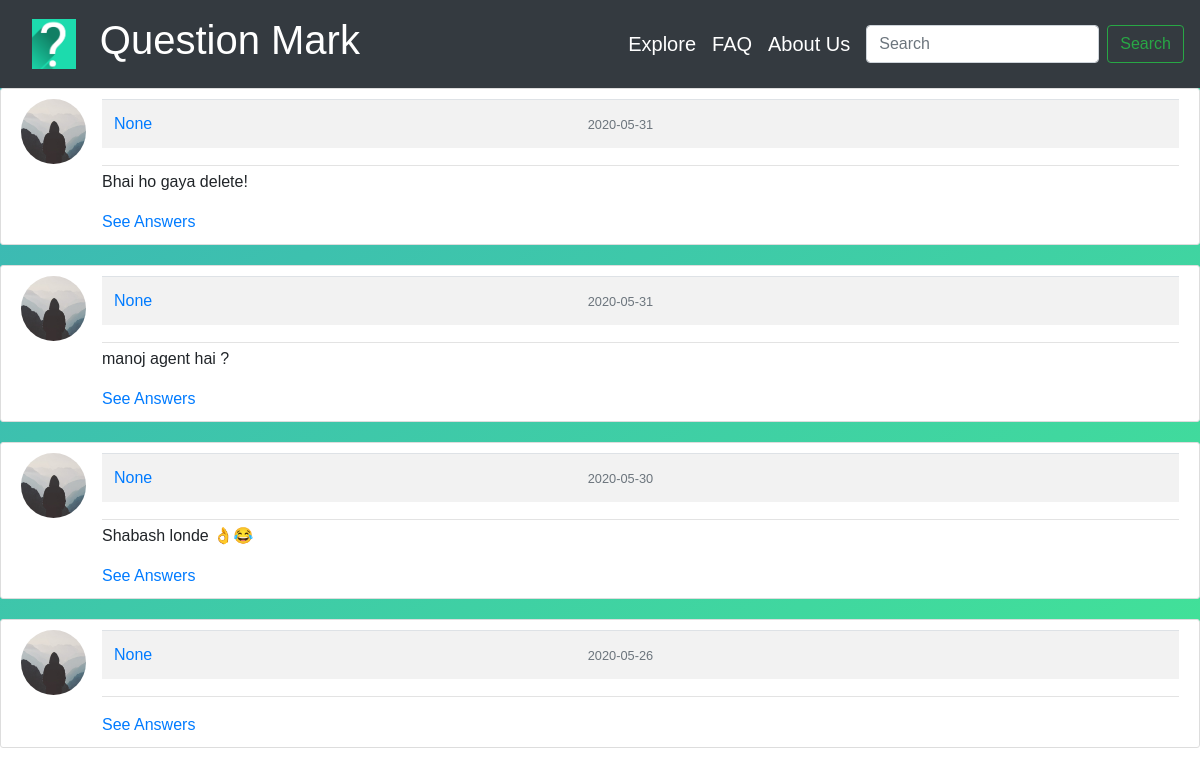
Before: /explore with the older database file.
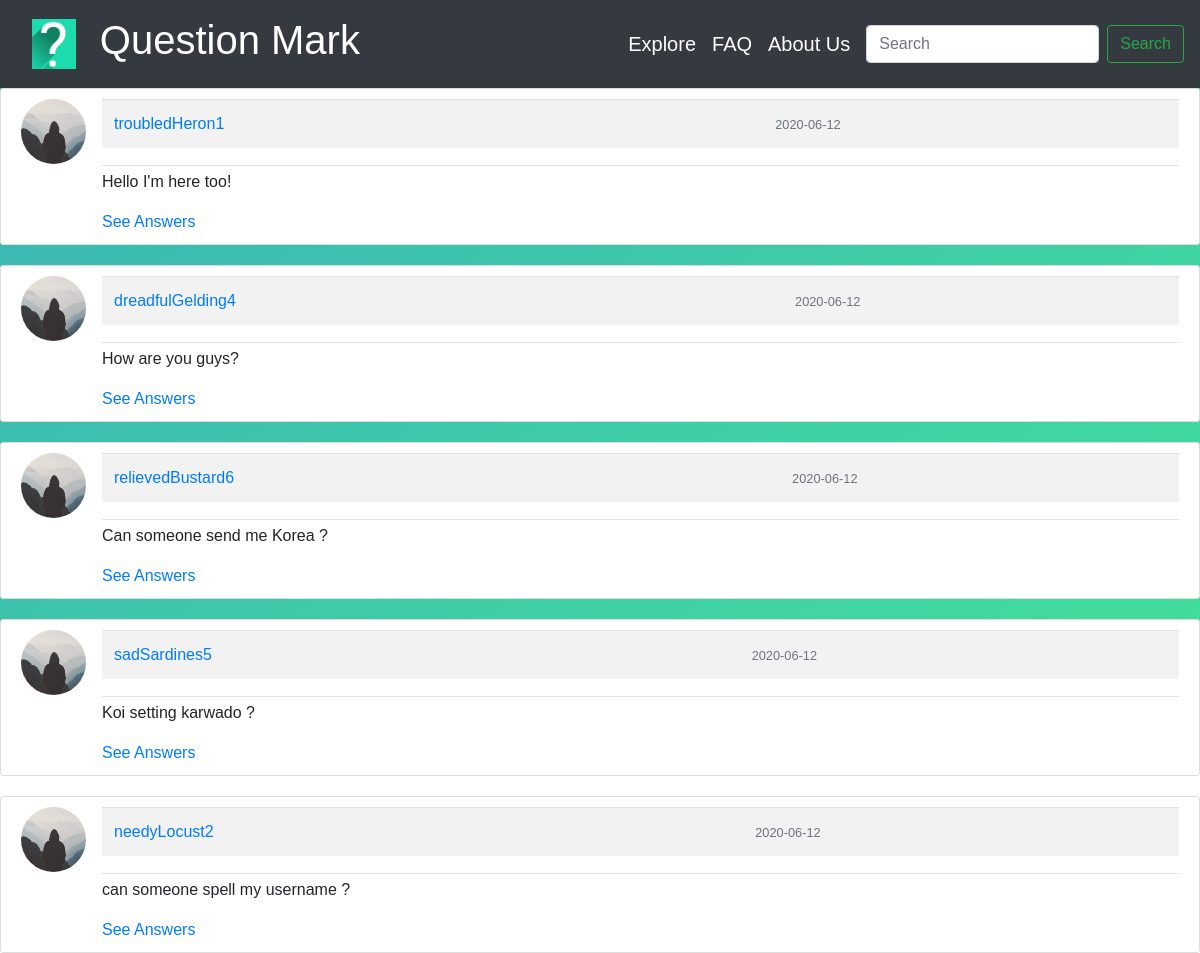
After: the same page with the newer database file.
### Question_Mark/models.py (models this page shows, shortened)
class Questions(db.Model):
    __searchable__ = ["question"]
    id = db.Column(db.Integer, primary_key=True)
    question = db.Column(db.Text, nullable=False)
    date_posted = db.Column(db.DateTime, nullable=False, default=datetime.utcnow)
    user_id = db.Column(db.Integer, db.ForeignKey("user.id"), nullable=False)
    answers = db.relationship("Answers", backref="writer", lazy=True)

class User(db.Model, UserMixin):
    id = db.Column(db.Integer, primary_key=True)
    first_name = db.Column(db.String(30), unique=False, nullable=False)
    last_name = db.Column(db.String(30), unique=False, nullable=False)
    username = db.Column(db.String(30), unique=True, nullable=False)
    email = db.Column(db.String(120), unique=True, nullable=False)
    image_file = db.Column(db.String(20), nullable=False, default="default.jpg")
    password = db.Column(db.String(60), nullable=False)
    questions = db.relationship("Questions", backref="author", lazy=True)

### Question_Mark/routes.py (the view)
@app.route("/explore", methods=["GET", "POST"])
def explore():
    values = Questions.query.order_by(Questions.date_posted.desc())
    return render_template("explore.html", title="Explore", values=values)

### Question_Mark/templates/explore.html (shortened to what this page needs)
{% extends "layout.html" %}
{% block head %}
<link rel="stylesheet" href={{url_for('static', filename='style_questions.css') }}>
{% endblock head %}
{%block content %}
{% for item in values %}
<article class="media content-section-ex">
    <img class="rounded-circle article-img" src="{{ url_for('static', filename='default.jpg') }}" />
    <div class="media-body">
        <div class="article-metadata">
            <table class="table table-striped">
                <tr>
                    <td>
                        <a class="mr-2" href="user_posts/{{ item.author.username }}">{{ item.author.username }}</a>
                    </td>
                    <td>
                        <small class="text-muted">{{ item.date_posted.strftime('%Y-%m-%d') }}</small>
                    </td>
                </tr>
            </table>
        </div>
        <p class="article-content">{{ item.question }}</p>
        <a class="mr-2" href="{{ url_for('answers', question_id = item.id) }}">See Answers</a>
    </div>
</article>
{% endfor %}
{% endblock content %}

### Question_Mark/templates/layout.html (shortened to what this page needs)
<!DOCTYPE html>
<html>
<head>
    <link rel="stylesheet" href="https://stackpath.bootstrapcdn.com/bootstrap/4.4.1/css/bootstrap.min.css"
>
    {% block head %}{% endblock head %}
</head>
<body>
    <nav class="navbar navbar-expand-sm bg-dark navbar-dark justify-content-end">
        <a class="nav-link" href={{ url_for("home") }} title="Take a tour of our website!">
            <img id="brand-image" alt="Website Logo" src={{ url_for('static', filename='logo.png') }}></div>
        </a>
        <div class="collapse navbar-collapse flex-grow-0 ml-0 mr-5 mb-auto mt-0" id="navbarSupportedContent">
            <ul class="nav navbar-nav navbar-right">
                <li class="nav-item active">
                    <a class="nav-link" href={{ url_for("home") }} title="Take a tour of our website!">
                        <h1>Question Mark</h1>
                    </a>
                </li>
            </ul>
        </div>
        <div class="collapse navbar-collapse flex-grow-0 ml-auto mr-2 mt-2" id="navbarSupportedContent">
            <ul class="nav navbar-nav navbar-right">
                <li class="nav-item active">
                    <a class="nav-link" href={{ url_for("explore") }} title="Take a tour of our website!">
                        <h5>Explore</h5>
                    </a>
                </li>
                <li class="nav-item active">
                    <a class="nav-link" href={{ url_for("faq") }} title="Got queries? Just ask them here!">
                        <h5>FAQ</h5>
                    </a>
                </li>
                <li class="nav-item active">
                    <a class="nav-link" href={{ url_for("about") }} title="Know more about us!">
                        <h5>About Us</h5>
                    </a>
                </li>
            </ul>
        </div>
        <form class="form-inline" method="POST" action="{{ url_for('search') }}">
            <input class="form-control mr-sm-2" name="search" type="search" placeholder="Search" aria-label="Search"
                title="Type your question here!">
            <button class="btn btn-outline-success my-2 my-sm-0" type="submit"
                title="Search your question!">Search</button>
        </form>
    </nav>
    <div id="grad">
        {% block content %}
        {% endblock content%}
    </div>
</body>
</html>

### Question_Mark/static/style_questions.css (style rules this page uses)
.content-section-ex { background: #ffffff !important; padding: 10px 20px; border: 1px solid #dddddd; border-radius: 3px; margin-bottom: 20px; }
.article-content { white-space: pre-line; }
.article-img { height: 65px; width: 65px; margin-right: 16px; }
.article-metadata { padding-bottom: 1px; margin-bottom: 4px; border-bottom: 1px solid #e3e3e3 }
#grad { background-color: #ffffff; background-image: linear-gradient(to bottom right, #3bb2b8, #42e695); background-attachment: fixed !important; }

### Question_Mark/templates/layout.html (style rules this page uses)
#grad { height: 633px; background-color: #ffffff; background-image: linear-gradient(to bottom right, #3bb2b8, #42e695); background-attachment: fixed !important; }
body { box-sizing: border-box; font-family: sans-serif; }
#brand-image { height: 50px; }

Changed rows visible on the page:
removed Questions: author.username "None", date_posted "2020-05-31", question "Bhai ho gaya delete!"
removed Questions: author.username "None", date_posted "2020-05-31", question "manoj agent hai ?"
removed Questions: author.username "None", date_posted "2020-05-30", question "Shabash londe 👌😂"
removed Questions: author.username "None", date_posted "2020-05-26"
added Questions: author.username "troubledHeron1", date_posted "2020-06-12", question "Hello I'm here too!"
added Questions: author.username "dreadfulGelding4", date_posted "2020-06-12", question "How are you guys?"
added Questions: author.username "relievedBustard6", date_posted "2020-06-12", question "Can someone send me Korea ?"
added Questions: author.username "sadSardines5", date_posted "2020-06-12", question "Koi setting karwado ?"
added Questions: author.username "needyLocust2", date_posted "2020-06-12", question "can someone spell my username ?"
